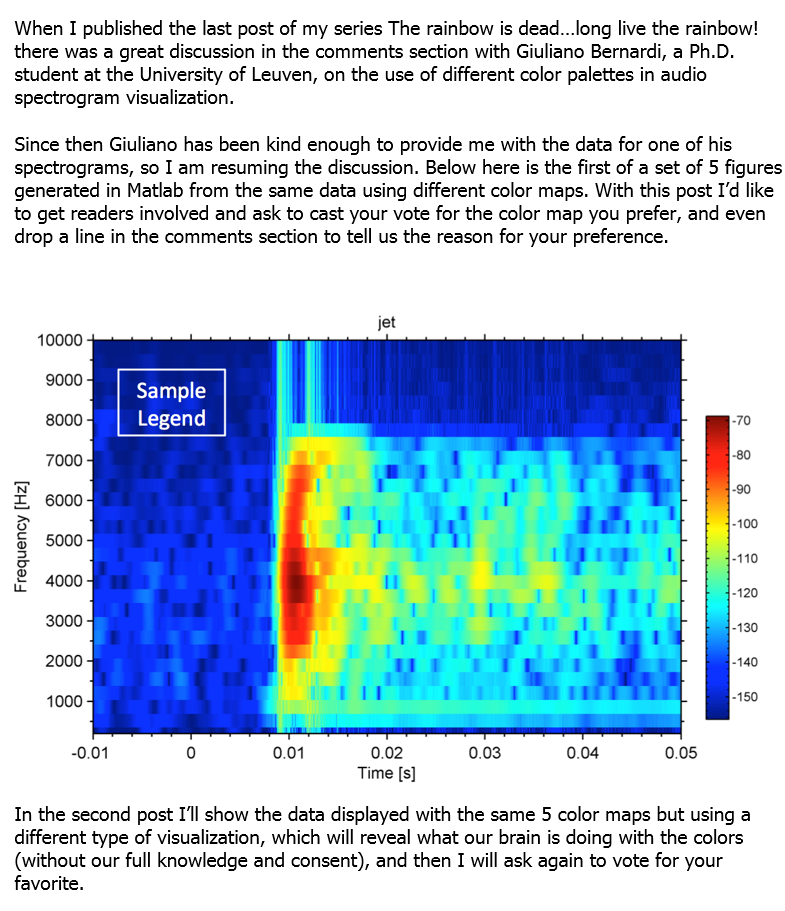
#> input picture stuff4matching_cmap_notebooks/test_with_text.png, 785 x 911 px, found by its file name
$ jupyter execute --allow-errors crop_image_reduce_colors_text_test-copy.ipynb   (shell and % lines are left out)   (Python 2 division)
#> lines starting #> are read from the running program, lines starting #| are printed output that depends on the picture; after the words box and inside, x2 and y2 are one past the last pixel; in counts of white or black regions, pixels touching at a corner belong together
#### Objective

With this workflow I import an image with a map, isolate the map using morphological operations, then reduce the number of colours with segmentation. The resulting image is the input to a colormap recognition and data extration workflow.

#### Preliminaries - import main libraries

[cell 1]
import numpy as np
from scipy import ndimage as ndi
import matplotlib.pyplot as plt

from skimage import segmentation, color, io
from skimage.color import rgb2gray

from skimage.morphology import disk, square, closing, opening, erosion, dilation
from skimage.morphology import reconstruction, remove_small_objects

#### Import test image

[cell 2]
#url = 'https://raw.githubusercontent.com/mycarta/rainbowbot/master/stuff4matching_cmap_notebooks/test1.png'
#url = 'https://raw.githubusercontent.com/mycarta/rainbowbot/master/stuff4matching_cmap_notebooks/test2.png'
url = 'https://raw.githubusercontent.com/mycarta/rainbowbot/master/stuff4matching_cmap_notebooks/test_with_text.png'

#img = np.asarray(io.imread(url))
img = io.imread(url)
#> img is the input picture: shape (911, 785, 4); mean R, G, B, A 171.1, 200.3, 219.7, 255

[cell 3]
# Plot image
fig = plt.figure(figsize=(10,10))
ax1 = fig.add_subplot(111)
plt.imshow(img)
ax1.xaxis.set_ticks([])
ax1.yaxis.set_ticks([])
plt.show()

#### Find the map

We want to eliminate both possibilities of ~black and ~nearly white border

[cell 4]
binary = np.logical_and(color.rgb2gray(img) > 0.02, color.rgb2gray(img) < 0.98)
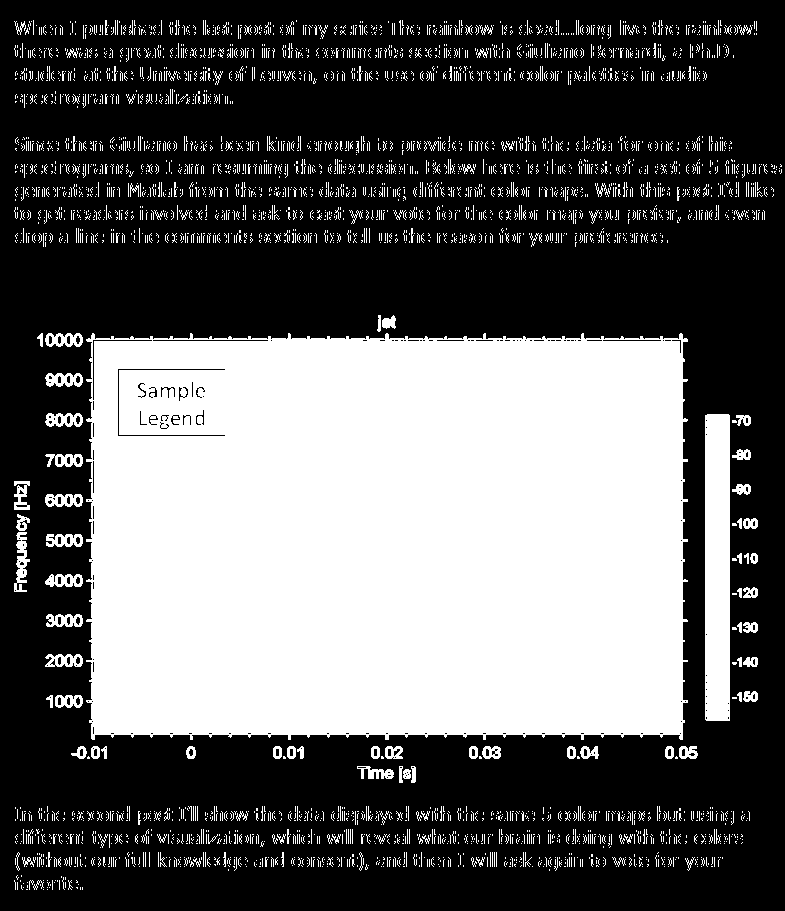
#> binary: shape (911, 785) bool; 38.1% white; 3825 white regions (3680 under 20 px), largest, box (x1, y1, x2, y2) and area: (86, 333, 688, 740) 234497, (705, 414, 730, 721) 7655, (14, 532, 30, 592) 480

fig = plt.figure(figsize=(10,10))
ax = fig.add_subplot(111)
plt.imshow(binary, cmap='gray')
ax.xaxis.set_ticks([])
ax.yaxis.set_ticks([])
plt.show()

#### Get largest element in ghe binary image and use it as a mask for the original image

Detect largest bright element in the binary image. Making the assumption it would be the map.
Eliminate everything else (text, colorbar, etc.).

[cell 5]
# Label all white objects ( made up of ones)
label_objects, nb_labels = ndi.label(binary) # ndimage.label labels 0 (background) as 0 and then labels every nonzero
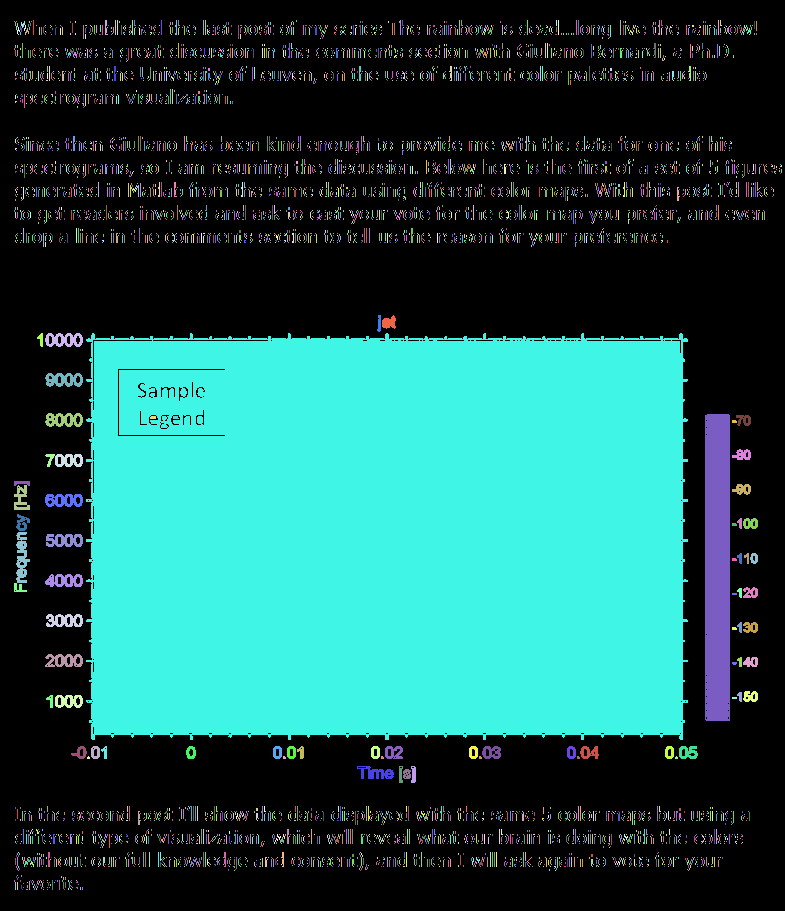
#> label_objects: shape (911, 785) int32; 7532 distinct labels, from 0 to 7531; one colour per label, 0 black
#> nb_labels = 7531
                                                    # object as 1, 2, ... n.

# Calculate every labeled object's size. np.bincount ignores whether input is an image or another type of array.
# It just calculates the binary sizes, including for the 0 (background).
sizes = np.bincount(label_objects.ravel())
#> sizes = 7532 values, max 442724 at index 0, min 1 at index 27, mean 94.95
sizes[0] = 0    # This sets the size of the background to 0 so that if it happened to be larger than the larges bright
                # object it would not matter

# Keep only largest object
binary_cleaned = remove_small_objects(binary, max(sizes)) # this works but seems to make the mask below not work.
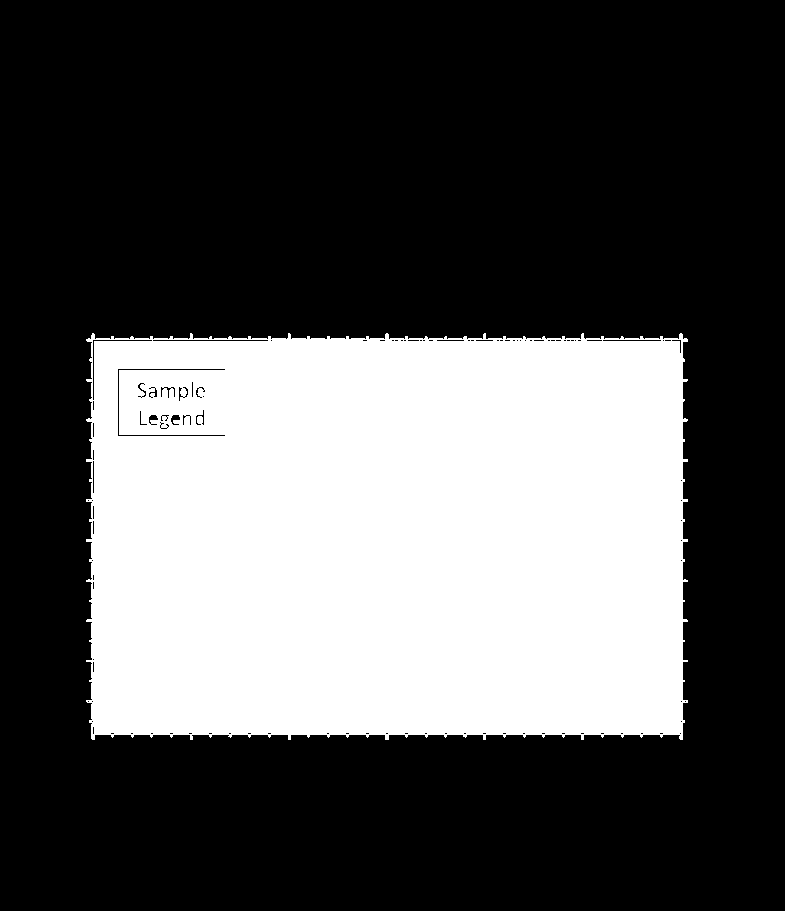
#> binary_cleaned: shape (911, 785) bool; 32.8% white; 1 white region, box (x1, y1, x2, y2) and area: (86, 333, 688, 740) 234464

fig = plt.figure(figsize=(10,10))
ax = fig.add_subplot(111)
plt.imshow(binary_cleaned, cmap='gray')
ax.xaxis.set_ticks([])
ax.yaxis.set_ticks([])
plt.show()

#### Close small gaps

If present, eliminates small dark objects inside the largest object with closing, and tick marks with erosion. The former can be replaced by scikit-image morphology.remove_small_holes once done the update.

[cell 6]
closed = closing(binary_cleaned, square(6))  # have to make structuring element size based on image size heuristic
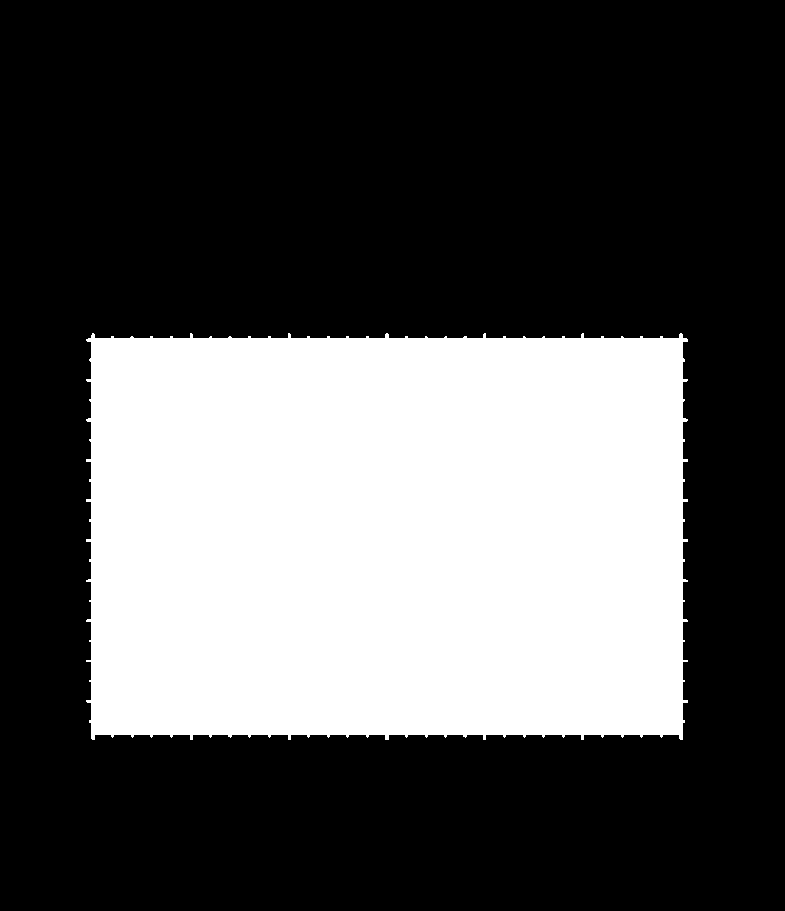
#> closed: shape (911, 785) bool; 33% white; 1 white region, box (x1, y1, x2, y2) and area: (86, 333, 688, 740) 235959
closed = erosion(closed, square(6))  # a little extra erosion in case original image had tick marks
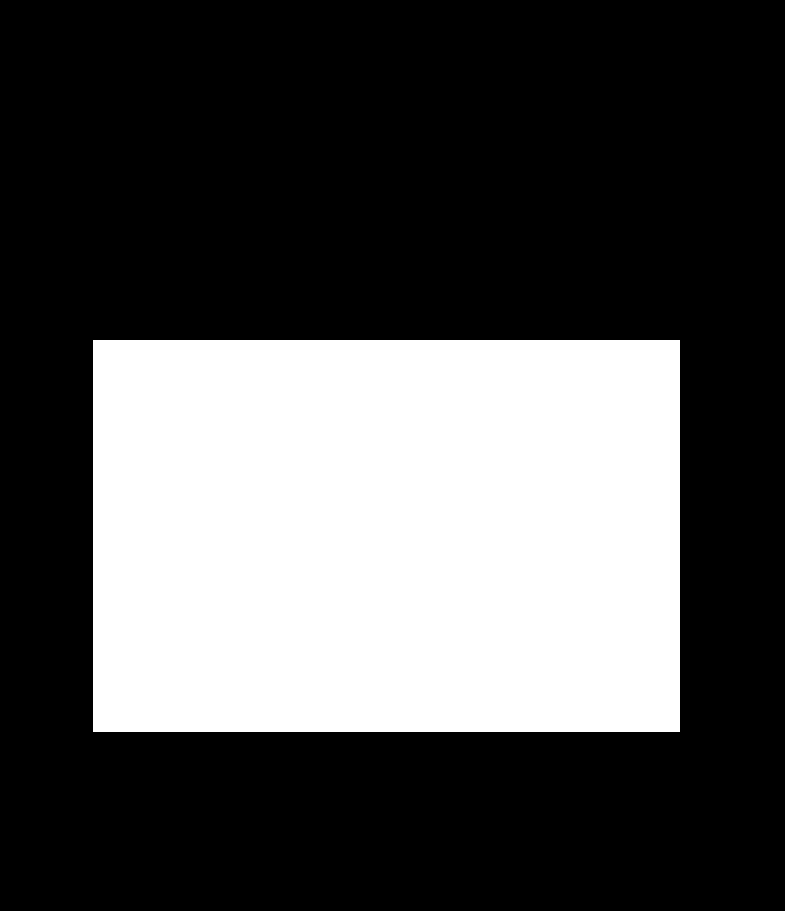
#> closed: shape (911, 785) bool; 32.2% white; 1 white region, box (x1, y1, x2, y2) and area: (93, 340, 680, 732) 230104

fig = plt.figure(figsize=(10,10))
ax = fig.add_subplot(111)
plt.imshow(closed, cmap='gray')
ax.xaxis.set_ticks([])
ax.yaxis.set_ticks([])
plt.show()

[cell 7]
# Convert cleaned binary image to a 3D array mask to use in next cell

mask3 = np.zeros(img.shape)
mask3[:,:,0] = closed
mask3[:,:,1] = closed
mask3[:,:,2] = closed

print np.amin(mask3), np.amax(mask3)
#| 0.0 1.0

[cell 8]
# Use the mask to get only the map in the original image
final = np.ma.masked_where(mask3 ==0, img)
final = final.filled(0)

[cell 9]
# plot
fig = plt.figure(figsize=(10,10))
ax = fig.add_subplot(111)
plt.imshow(final)
ax.xaxis.set_ticks([])
ax.yaxis.set_ticks([])
plt.show()

#### Crop zero columns and zero rows

http://stackoverflow.com/a/14211727/1034648

[cell 10]
non_empty_columns = np.where(final.max(axis=0)>0)[0]
#> non_empty_columns = 1760 values from 93 to 679
non_empty_rows = np.where(final.max(axis=1)>0)[0]
#> non_empty_rows = 1176 values from 340 to 731
cropBox = (min(non_empty_rows), max(non_empty_rows), min(non_empty_columns), max(non_empty_columns))
#> cropBox = (340, 731, 93, 679)

final_crop = final[cropBox[0]:cropBox[1]+1, cropBox[2]:cropBox[3]+1]

fig = plt.figure(figsize=(8,8))
ax = fig.add_subplot(111)
plt.imshow(final_crop, cmap='gray')
ax.xaxis.set_ticks([])
ax.yaxis.set_ticks([])
plt.show()

$ run again, with stuff4matching_cmap_notebooks/test1.png copied over stuff4matching_cmap_notebooks/test_with_text.png
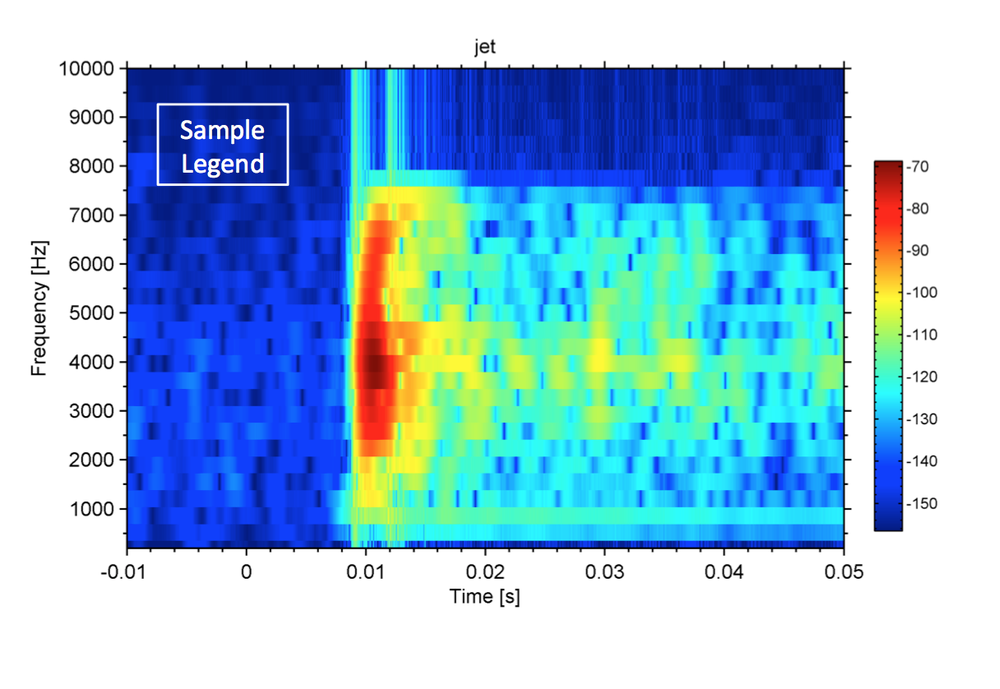
#> input picture stuff4matching_cmap_notebooks/test1.png, 1000 x 689 px, shrunk from 1216 x 838 before the run, found by its file name
#> img is the input picture: shape (689, 1000, 4); mean R, G, B, A 148.7, 191.6, 220, 255
#> binary: shape (689, 1000) bool; 53.6% white; 440 black regions (372 under 20 px), largest, box (x1, y1, x2, y2) and area: (0, 0, 1000, 689) 315328, (157, 104, 288, 185) 420, (126, 68, 128, 165) 99
#> `label_objects, nb_labels = ndi.label(binary)`:
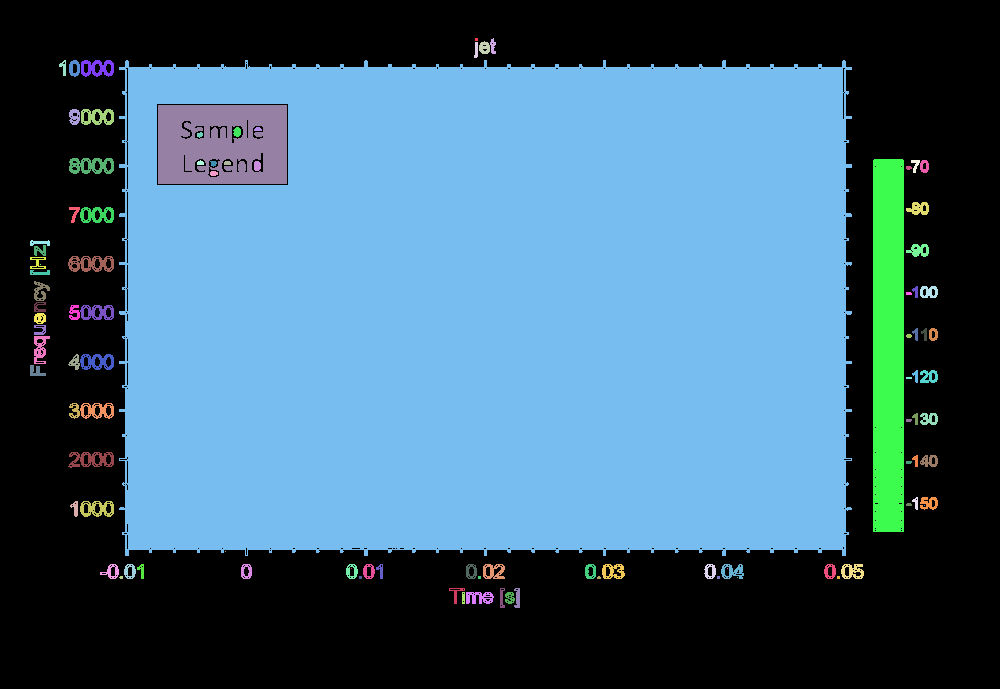
#> label_objects: shape (689, 1000) int32; 102 distinct labels, from 0 to 101; one colour per label, 0 black
#> nb_labels = 101
#> sizes = 102 values, max 338450 at index 8, min 1 at index 14, mean 6754.9
#> binary_cleaned: shape (689, 1000) bool; 49.1% white; 1 white region, box (x1, y1, x2, y2) and area: (119, 60, 852, 556) 338450
#> `closed = erosion(closed, square(6))`:
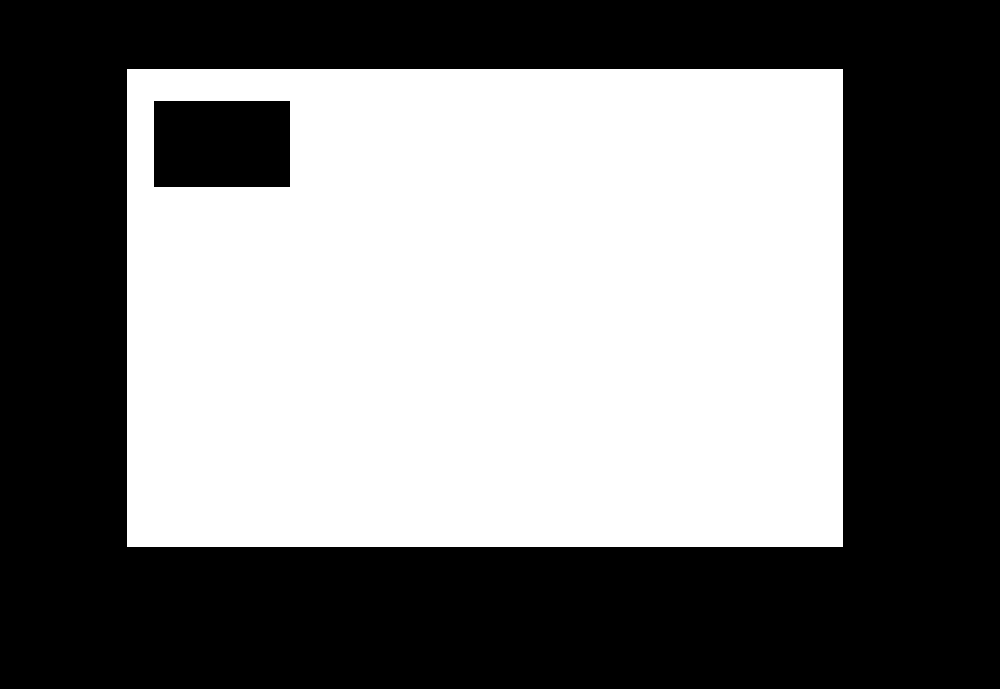
#> closed: shape (689, 1000) bool; 48% white; 1 white region, box (x1, y1, x2, y2) and area: (127, 69, 843, 547) 330552
#| 0.0 1.0
#> non_empty_columns = 2148 values from 127 to 842
#> non_empty_rows = 1434 values from 69 to 546
#> cropBox = (69, 546, 127, 842)

$ run again, with stuff4matching_cmap_notebooks/test2.png copied over stuff4matching_cmap_notebooks/test_with_text.png
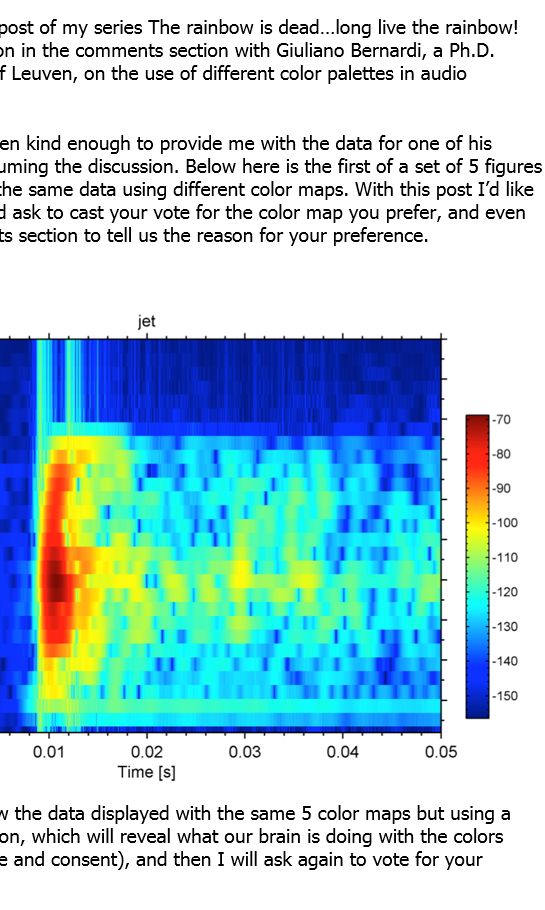
#> input picture stuff4matching_cmap_notebooks/test2.png, 545 x 910 px, found by its file name
#> img is the input picture: shape (910, 545, 4); mean R, G, B, A 169.7, 207.7, 217.3, 255
#> binary: shape (910, 545) bool; 40.7% white; 2540 white regions (2449 under 20 px), largest, box (x1, y1, x2, y2) and area: (0, 332, 448, 739) 176087, (465, 413, 490, 720) 7655, (117, 765, 154, 778) 264
#> `label_objects, nb_labels = ndi.label(binary)`:
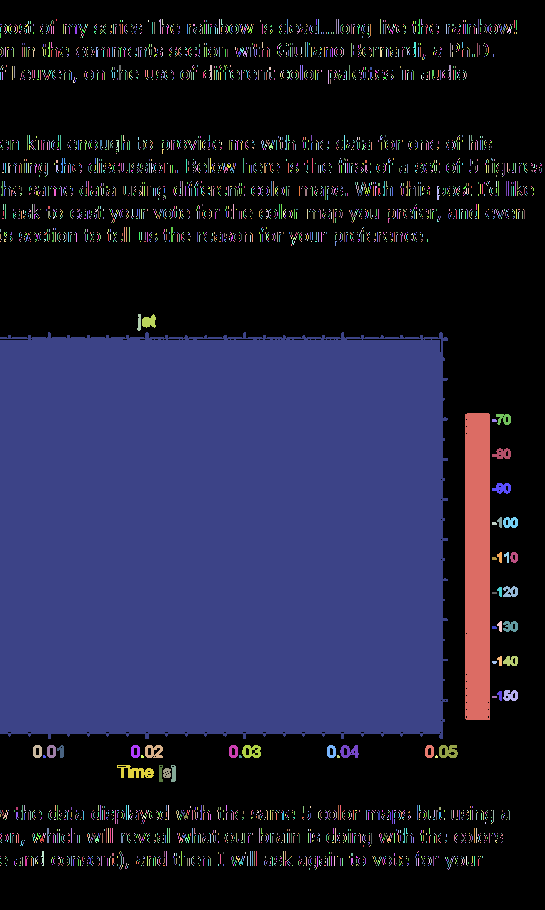
#> label_objects: shape (910, 545) int32; 4935 distinct labels, from 0 to 4934; one colour per label, 0 black
#> nb_labels = 4934
#> sizes = 4935 values, max 294228 at index 0, min 1 at index 16, mean 100.5
#> binary_cleaned: shape (910, 545) bool; 35.5% white; 1 white region, box (x1, y1, x2, y2) and area: (0, 332, 448, 739) 176087
#> `closed = erosion(closed, square(6))`:
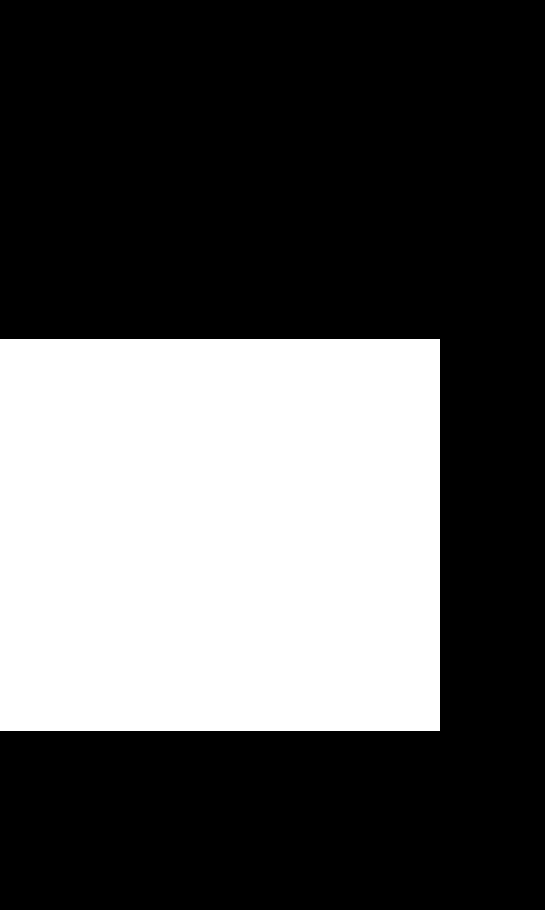
#> closed: shape (910, 545) bool; 34.8% white; 1 white region, box (x1, y1, x2, y2) and area: (0, 339, 440, 731) 172480
#| 0.0 1.0
#> non_empty_columns = 1320 values from 0 to 439
#> non_empty_rows = 1176 values from 339 to 730
#> cropBox = (339, 730, 0, 439)
